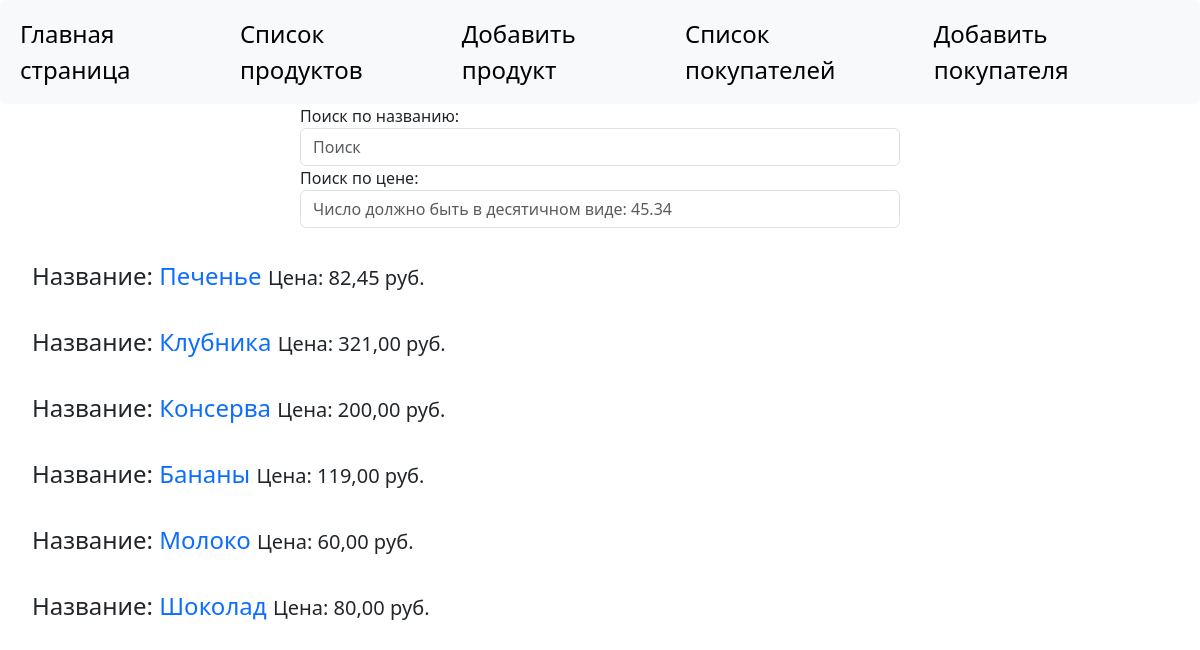
Before: /list_products/ with the older database file.
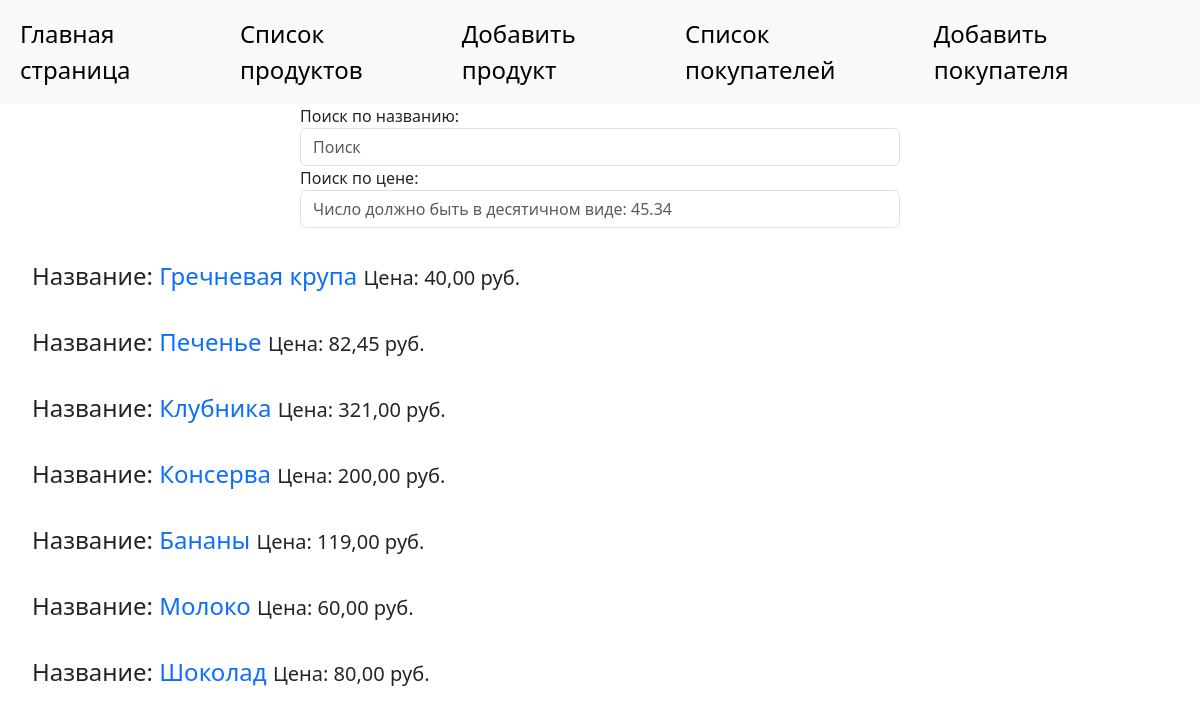
After: the same page with the newer database file.
### modelsapp/models.py (models this page shows, shortened)
class Product(models.Model):
    name = models.CharField(max_length=100, verbose_name="Название продукта", unique=True)
    expiration_date = models.DateField(verbose_name="Срок годности", null=True, blank=True)
    provider = models.ForeignKey(Provider, on_delete=models.SET_NULL, null=True, verbose_name="Поставщик")
    price = models.DecimalField(max_digits=100, decimal_places=2, verbose_name="Цена")
    def get_absolute_url(self):
        return reverse('modelsapp:product', kwargs={'pk': self.pk})
    class Meta:
        verbose_name = "Продукты"
        verbose_name_plural = "Продукты"

### modelsapp/views.py (the view)
# urls.py: urlpatterns = [path('list_products/', ListProducts.as_view(), name="list_products"),
class ListProducts(ListView):
    model = Product
    template_name = 'modelsapp/list_products.html'
    context_object_name = 'products'
    extra_context = {'title': 'Список продуктов',
                     'form': ProductSearchNameForm,
                     'form_price': ProductSearchPriceForm}
    ordering = ('-id',)
    def get_queryset(self):
        qs = Product.objects.all()
        product_name = self.request.GET.get('product_name')
        product_price = self.request.GET.get('product_price')
        if product_name or product_price:
            qs = qs.filter(Q(name=product_name) | Q(price=product_price))
        ordering = self.get_ordering()
        qs = qs.order_by(*ordering)
        return qs

### modelsapp/templatetags/bd_tags.py (called while the page is built)
@register.simple_tag()
def get_menu():
    menu = [{'title': 'Главная страница', 'url_name': 'modelsapp:home'},
            {'title': 'Список продуктов', 'url_name': 'modelsapp:list_products'},
            {'title': 'Добавить продукт', 'url_name': 'modelsapp:add_product'},
            {'title': 'Список покупателей', 'url_name': 'modelsapp:list_buyers'},
            {'title': 'Добавить покупателя', 'url_name': 'modelsapp:add_buyer'},
            ]
    return menu

### modelsapp/templates/modelsapp/list_products.html
{% extends 'modelsapp/base.html' %}
{% block content %}
<div style="margin: auto; width: 50%;">
	<form role="search" method="get">
			{{ form }}
	</form>
	<form role="search" method="get">
			{{ form_price }}
	</form>
</div>
{% for p in products %}
	<ul style="list-style: none;font-size: 24px;margin-top: 30px;">
		<div>
			<li style="display: inline-block;">Название: <a href="{{p.get_absolute_url}}" style="text-decoration: none;">{{ p.name }}</a></li>
			<span class="fs-5">Цена: {{p.price}} руб.</span>
		</div>
	</ul>
{% endfor %}
{% endblock %}

Changed rows visible on the page:
added Product: name "Гречневая крупа", price "40,00"
